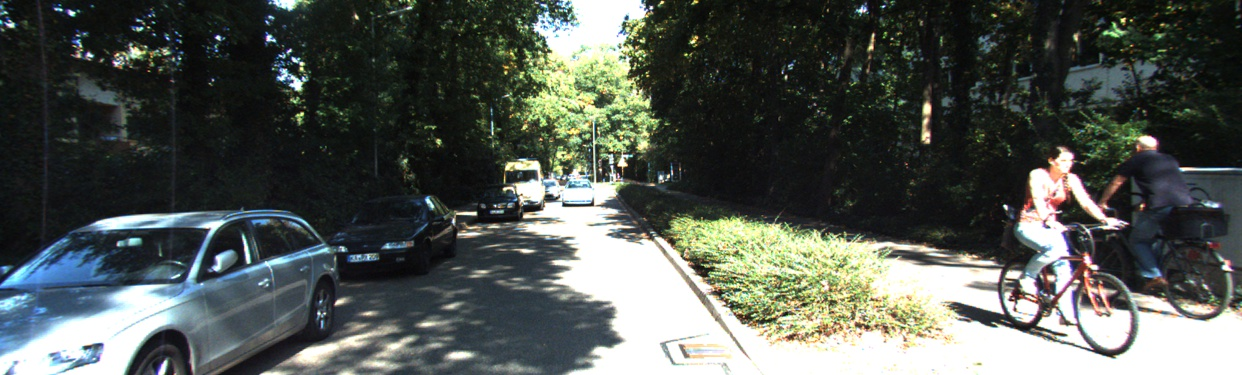
#> input picture IDT/000217.jpg, 1242 x 375 px
$ python IDT.py   (older library calls are emulated)
#> lines starting #> are read from the running program, lines starting #| are printed output that depends on the picture
import numpy as np
import cv2

img = cv2.imread('./000217.jpg')
#> img is the input picture: shape (375, 1242, 3); mean B, G, R 82.8, 88, 82.4

imgray = cv2.cvtColor(img, cv2.COLOR_BGR2GRAY)

x = cv2.Sobel(imgray, cv2.CV_16S, 1, 0)
absX = cv2.convertScaleAbs(x)
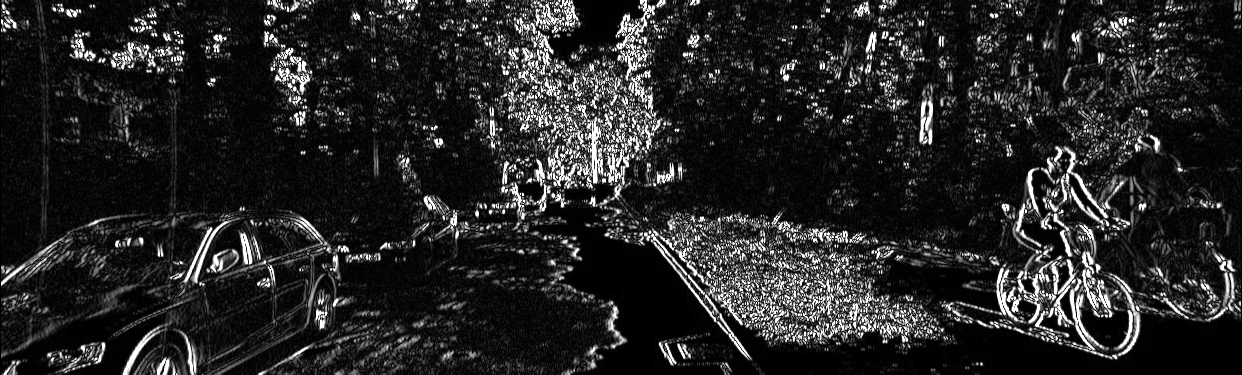
#> absX: shape (375, 1242); min 0, max 255, mean 37.4
y = cv2.Sobel(imgray, cv2.CV_16S, 0, 1)
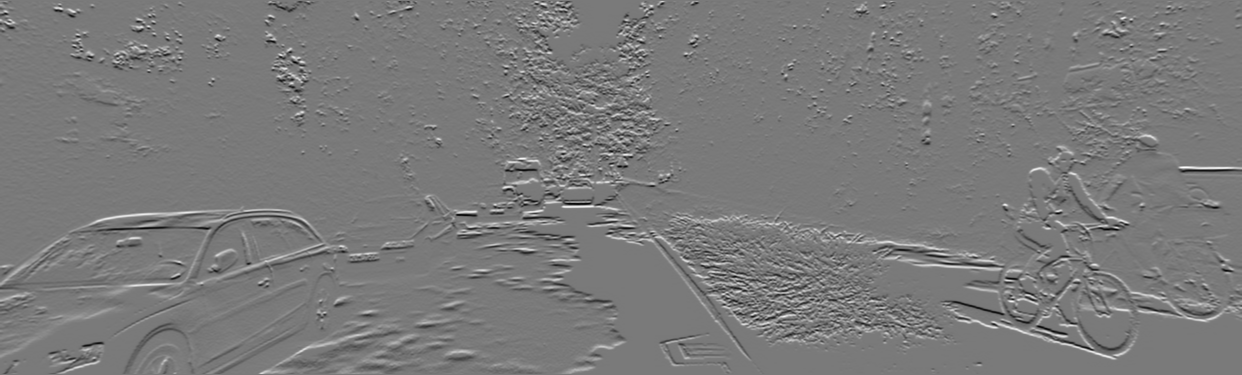
#> y: shape (375, 1242) int16; min -859, max 936, mean 3.2; drawn with min black and max white
absY = cv2.convertScaleAbs(y)
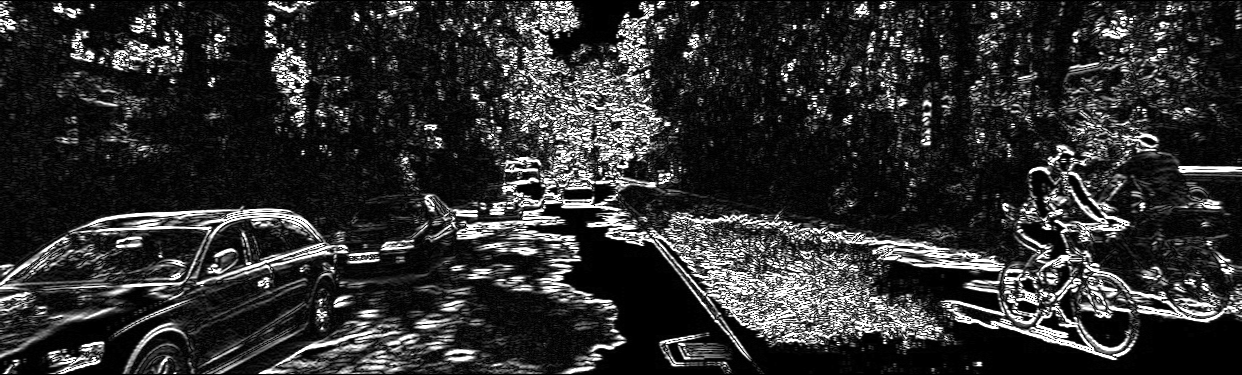
#> absY: shape (375, 1242); min 0, max 255, mean 47.8
dst = cv2.addWeighted(absX, 0.5, absY, 0.5, 0)
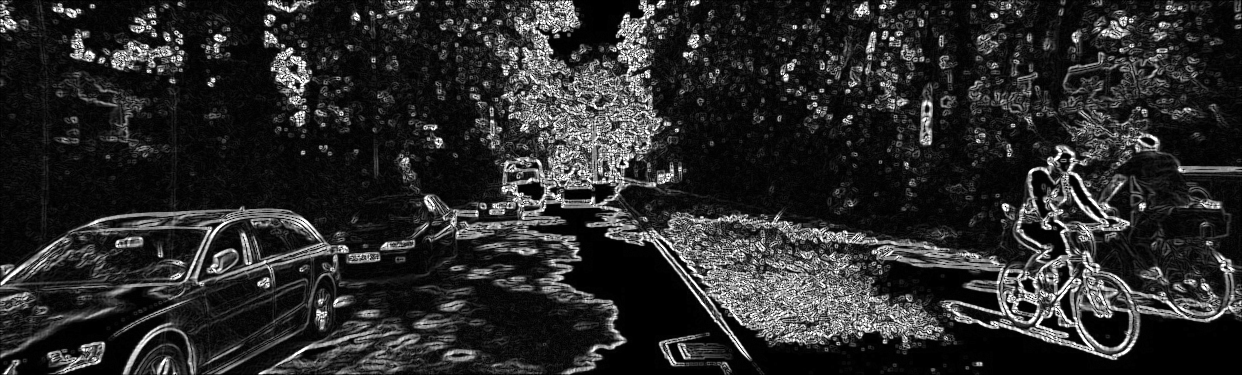
#> dst: shape (375, 1242); min 0, max 255, mean 42.6

E = cv2.addWeighted(absX, 0.5, absY, 0.5, 0)
r = 0.98
a = 1 / 3

mask1 = np.array([[1, 1, 1], [1, 0, 1]])
mask2 = np.array([[1, 0, 1], [1, 1, 1]])
for i in range(1, dst.shape[0]):
    for j in range(1, dst.shape[1] - 1):
        E[i, j] = np.max(np.array([np.max(E[i - 1:i + 1, j - 1:j + 2] * mask1) * r, E[i, j]]))
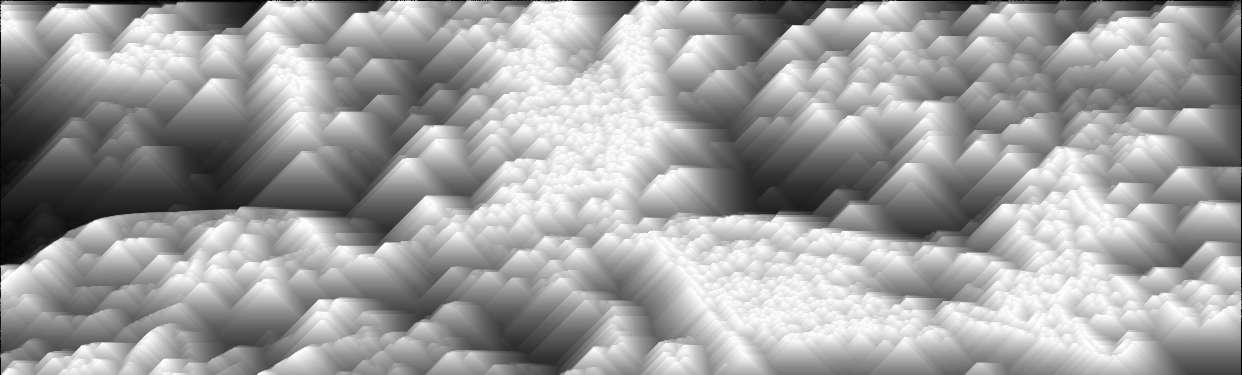
#> E: shape (375, 1242); min 0, max 255, mean 160.1

for i in range(dst.shape[0] - 2, -1, -1):
    for j in range(dst.shape[1] - 2, 0, -1):
        E[i, j] = np.max(np.array([np.max(E[i:i + 2, j - 1:j + 2] * mask2) * r, E[i, j]]))
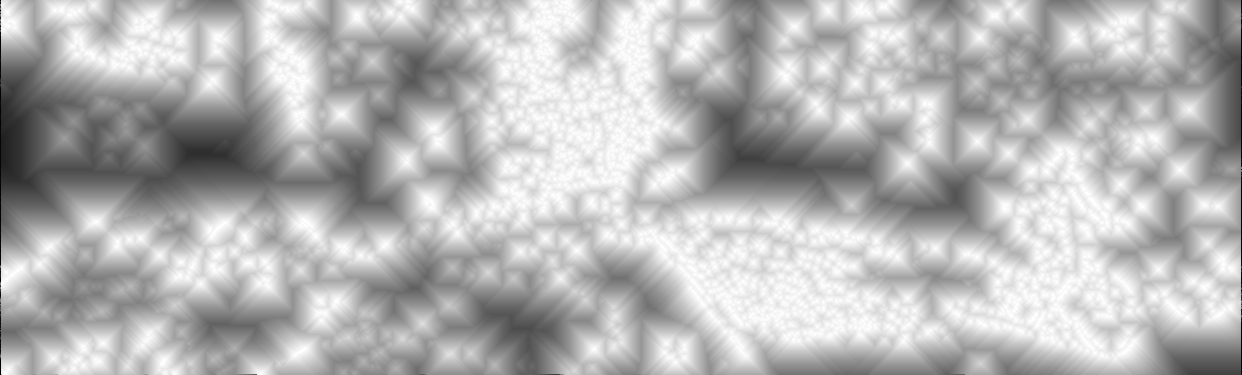
#> E: shape (375, 1242); min 0, max 255, mean 181.1

cv2.imshow('IDT1', np.uint8(E))

D = (1 - a) * E + a * dst
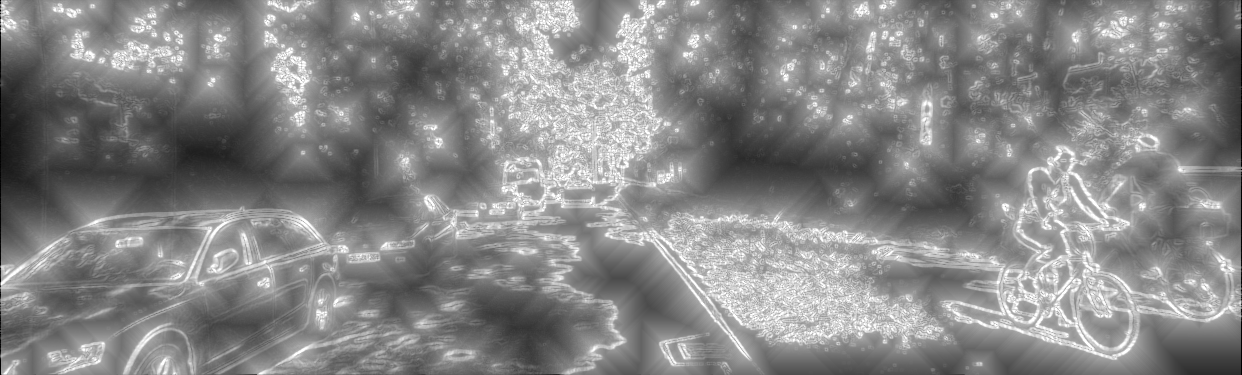
#> D: shape (375, 1242) float64; min 0, max 255, mean 135; drawn with min black and max white

cv2.imshow('IDT', np.uint8(D))
cv2.imwrite("./IDT.jpg",np.uint8(D))
cv2.waitKey(0)
